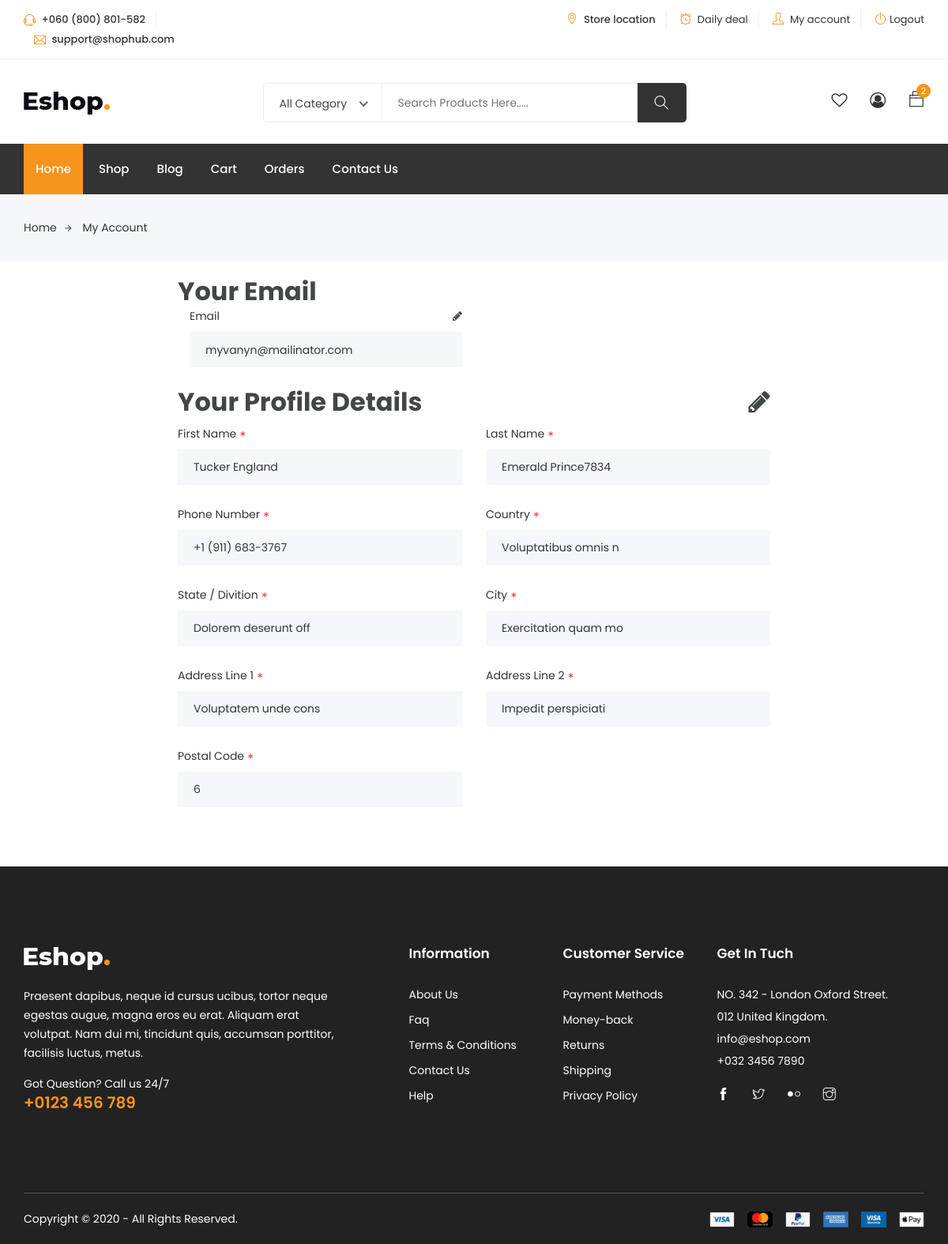
Page /eshop/profile.php (signed in) on the committed database.
### tables this page shows
CREATE TABLE `user` (
  `uid` bigint(255) NOT NULL,
  `ufname` varchar(255) NOT NULL,
  `ulname` varchar(255) NOT NULL,
  `uemail` varchar(255) NOT NULL,
  `umob` varchar(255) NOT NULL,
  `country` varchar(255) NOT NULL,
  `state` varchar(255) NOT NULL,
  `city` varchar(255) NOT NULL,
  `add1` varchar(255) NOT NULL,
  `add2` varchar(255) NOT NULL,
  `pt_code` varchar(255) NOT NULL,
  `upass` varchar(255) NOT NULL,
  `ucpass` varchar(255) NOT NULL,
  `ustatus` varchar(255) NOT NULL,
  `udate` varchar(255) NOT NULL
);

### eshop/profile.php (the view, shortened to what this page needs)
<?php
include('./include/all-header.php');
$uemail = $_SESSION['uemail'];
$sql = "SELECT * FROM `user` WHERE `uemail`='$uemail' ";
$run = mysqli_query($conn, $sql);
$fetch = mysqli_fetch_assoc($run);
?>
<div class="breadcrumbs">
    <div class="container">
        <div class="row">
            <div class="col-12">
                <div class="bread-inner">
                    <ul class="bread-list">
                        <li><a href="./index.php">Home<i class="ti-arrow-right"></i></a></li>
                        <li class="active"><a href="./profile.php">My Account</a></li>
                    </ul>
                </div>
            </div>
        </div>
    </div>
</div>
<section class="shop checkout section">
    <div class="container">
        <div class="row justify-content-center">
            <div class="col-lg-8 col-12">
                <h2>Your Email</h2>
                <form id="emform" class="form">
                    <div class="col-lg-6 col-md-6 col-12">
                        <div class="form-group">
                            <label>Email</label>
                            <span class="float-right" style="cursor: pointer;" title="Edit"><i class="fa fa-pencil" aria-hidden="true"></i></span>
                            <input type="email" id="uemail" name="uemail" value="<?= $fetch['uemail'] ?>" readonly>
                        </div>
                    </div>
                </form>
            </div>
            <div class="col-lg-8 col-12">
                <h2>Your Profile Details <span id="edit" class="float-right" style="cursor: pointer;" title="Edit"><i class="fa fa-pencil" aria-hidden="true"></i></span></h2>
                <form id="form" class="form">
                    <div class="row mt-2">
                        <div class="col-lg-6 col-md-6 col-12">
                            <div class="form-group">
                                <label>First Name<span>*</span></label>
                                <input type="text" id="ufname" name="ufname" value="<?= $fetch['ufname'] ?>" aria-describedby="invalid-fname" required readonly>
                            </div>
                        </div>
                        <div class="col-lg-6 col-md-6 col-12">
                            <div class="form-group">
                                <label>Last Name<span>*</span></label>
                                <input type="text" id="ulname" name="ulname" value="<?= $fetch['ulname'] ?>" aria-describedby="invalid-lname" required readonly>
                            </div>
                        </div>
                        <div class="col-lg-6 col-md-6 col-12">
                            <div class="form-group">
                                <label>Phone Number<span>*</span></label>
                                <input type="tel" id="umob" name="umob" value="<?= $fetch['umob'] ?>" aria-describedby="invalid-mob" required readonly>
                            </div>
                        </div>
                        <div class="col-lg-6 col-md-6 col-12">
                            <div class="form-group">
                                <label>Country<span>*</span></label>
                                <input type="text" id="country" name="country" value="<?= $fetch['country'] ?>" aria-describedby="invalid-cn" required readonly>
                            </div>
                        </div>
                        <div class="col-lg-6 col-md-6 col-12">
                            <div class="form-group">
                                <label>State / Divition<span>*</span></label>
                                <input type="text" id="state" name="state" value="<?= $fetch['state'] ?>" aria-describedby="invalid-st" required readonly>
                            </div>
                        </div>
                        <div class="col-lg-6 col-md-6 col-12">
                            <div class="form-group">
                                <label>City<span>*</span></label>
                                <input type="text" id="city" name="city" value="<?= $fetch['city'] ?>" aria-describedby="invalid-ct" required readonly>
                            </div>
                        </div>
                        <div class="col-lg-6 col-md-6 col-12">
                            <div class="form-group">
                                <label>Address Line 1<span>*</span></label>
                                <input type="text" id="add1" name="add1" value="<?= $fetch['add1'] ?>" aria-describedby="invalid-add1" required readonly>
                            </div>
                        </div>
                        <div class="col-lg-6 col-md-6 col-12">
                            <div class="form-group">
                                <label>Address Line 2<span>*</span></label>
                                <input type="text" id="add2" name="add2" value="<?= $fetch['add2'] ?>" aria-describedby="invalid-add2" required readonly>
                            </div>
                        </div>
                        <div class="col-lg-6 col-md-6 col-12">
                            <div class="form-group">
                                <label>Postal Code<span>*</span></label>
                                <input type="text" id="pt_code" name="pt_code" value="<?= $fetch['pt_code'] ?>" aria-describedby="invalid-code" required readonly>
                            </div>
                        </div>
                    </div>
                </form>
            </div>
        </div>
    </div>
</section>
<?php
include('./include/footer.php');
?>

### rows in the picture
user: uemail "myvanyn@mailinator.com", ufname "Tucker England", ulname "Emerald Prince7834", umob "+1 (911) 683-3767", country "Voluptatibus omnis n", state "Dolorem deserunt off", city "Exercitation quam mo", add1 "Voluptatem unde cons", add2 "Impedit perspiciati", pt_code "6"
